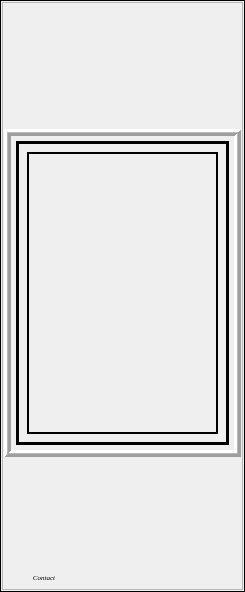
       <widget class="QFrame" name="frame_2">
        <property name="frameShape">
         <enum>QFrame::Box</enum>
        </property>
        <property name="frameShadow">
         <enum>QFrame::Plain</enum>
        </property>
        <layout class="QVBoxLayout" name="verticalLayout_10">
         <property name="leftMargin">
          <number>1</number>
         </property>
         <property name="topMargin">
          <number>1</number>
         </property>
         <property name="rightMargin">
          <number>1</number>
         </property>
         <property name="bottomMargin">
          <number>1</number>
         </property>
         <item>
          <widget class="QFrame" name="frame_3">
           <property name="frameShape">
            <enum>QFrame::StyledPanel</enum>
           </property>
           <property name="frameShadow">
            <enum>QFrame::Plain</enum>
           </property>
           <layout class="QVBoxLayout" name="verticalLayout">
            <property name="leftMargin">
             <number>1</number>
            </property>
            <property name="topMargin">
             <number>1</number>
            </property>
            <property name="rightMargin">
             <number>1</number>
            </property>
            <property name="bottomMargin">
             <number>1</number>
            </property>
            <item>
             <spacer name="verticalSpacer_2">
              <property name="orientation">
               <enum>Qt::Vertical</enum>
              </property>
              <property name="sizeType">
               <enum>QSizePolicy::Preferred</enum>
              </property>
              <property name="sizeHint" stdset="0">
               <size>
                <width>20</width>
                <height>125</height>
               </size>
              </property>
             </spacer>
            </item>
            <item>
             <widget class="QFrame" name="frame_5">
              <property name="sizePolicy">
               <sizepolicy hsizetype="Expanding" vsizetype="Expanding">
                <horstretch>3</horstretch>
                <verstretch>0</verstretch>
               </sizepolicy>
              </property>
              <property name="minimumSize">
               <size>
                <width>237</width>
                <height>328</height>
               </size>
              </property>
              <property name="frameShape">
               <enum>QFrame::Box</enum>
              </property>
              <property name="frameShadow">
               <enum>QFrame::Raised</enum>
              </property>
              <property name="lineWidth">
               <number>3</number>
              </property>
              <property name="midLineWidth">
               <number>1</number>
              </property>
              <layout class="QVBoxLayout" name="verticalLayout_2">
               <property name="leftMargin">
                <number>5</number>
               </property>
               <property name="topMargin">
                <number>5</number>
               </property>
               <property name="rightMargin">
                <number>5</number>
               </property>
               <property name="bottomMargin">
                <number>5</number>
               </property>
               <item>
                <widget class="QFrame" name="frame_6">
                 <property name="sizePolicy">
                  <sizepolicy hsizetype="Preferred" vsizetype="Preferred">
                   <horstretch>0</horstretch>
                   <verstretch>0</verstretch>
                  </sizepolicy>
                 </property>
                 <property name="frameShape">
                  <enum>QFrame::Box</enum>
                 </property>
                 <property name="frameShadow">
                  <enum>QFrame::Plain</enum>
                 </property>
                 <property name="lineWidth">
                  <number>3</number>
                 </property>
                 <property name="midLineWidth">
                  <number>1</number>
                 </property>
                 <layout class="QVBoxLayout" name="verticalLayout_3">
                  <property name="leftMargin">
                   <number>8</number>
                  </property>
                  <property name="topMargin">
                   <number>8</number>
                  </property>
                  <property name="rightMargin">
                   <number>8</number>
                  </property>
                  <property name="bottomMargin">
                   <number>8</number>
                  </property>
                  <item>
                   <widget class="QLabel" name="imgView">
                    <property name="frameShape">
                     <enum>QFrame::Box</enum>
                    </property>
                    <property name="lineWidth">
                     <number>2</number>
                    </property>
                    <property name="text">
                     <string/>
                    </property>
                    <property name="pixmap">
                     <pixmap>../../../Work-Space/pyInstaller-Projects/Sefa_v2/resources/icons/logo_dark.ico</pixmap>
                    </property>
                    <property name="scaledContents">
                     <bool>true</bool>
                    </property>
                   </widget>
                  </item>
                 </layout>
                </widget>
               </item>
              </layout>
             </widget>
            </item>
            <item>
             <spacer name="verticalSpacer">
              <property name="orientation">
               <enum>Qt::Vertical</enum>
              </property>
              <property name="sizeType">
               <enum>QSizePolicy::Preferred</enum>
              </property>
              <property name="sizeHint" stdset="0">
               <size>
                <width>20</width>
                <height>105</height>
               </size>
              </property>
             </spacer>
            </item>
            <item>
             <layout class="QHBoxLayout" name="horizontalLayout_3">
              <item>
               <widget class="QPushButton" name="contactBtn">
                <property name="font">
                 <font>
                  <family>Georgia</family>
                  <pointsize>5</pointsize>
                  <italic>true</italic>
                 </font>
                </property>
                <property name="text">
                 <string>Contact</string>
                </property>
                <property name="flat">
                 <bool>true</bool>
                </property>
               </widget>
              </item>
              <item>
               <spacer name="horizontalSpacer">
                <property name="orientation">
                 <enum>Qt::Horizontal</enum>
                </property>
                <property name="sizeType">
                 <enum>QSizePolicy::Expanding</enum>
                </property>
                <property name="sizeHint" stdset="0">
                 <size>
                  <width>40</width>
                  <height>20</height>
                 </size>
                </property>
               </spacer>
              </item>
             </layout>
            </item>
           </layout>
          </widget>
         </item>
        </layout>
       </widget>
